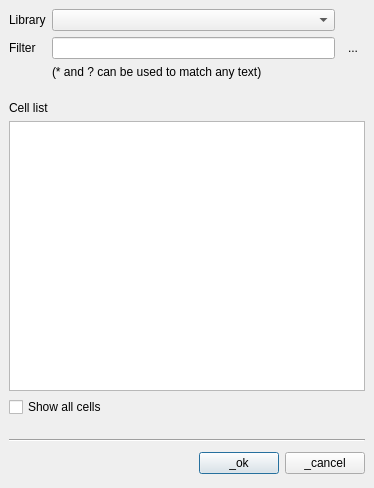
<ui version="4.0" >
 <class>LibraryCellSelectionForm</class>
 <widget class="QDialog" name="LibraryCellSelectionForm" >
  <property name="geometry" >
   <rect>
    <x>0</x>
    <y>0</y>
    <width>374</width>
    <height>488</height>
   </rect>
  </property>
  <property name="windowTitle" >
   <string>Select Cell</string>
  </property>
  <layout class="QVBoxLayout" >
   <property name="margin" >
    <number>9</number>
   </property>
   <property name="spacing" >
    <number>6</number>
   </property>
   <item>
    <widget class="QFrame" name="frame8" >
     <property name="frameShape" >
      <enum>QFrame::NoFrame</enum>
     </property>
     <property name="frameShadow" >
      <enum>QFrame::Raised</enum>
     </property>
     <layout class="QGridLayout" >
      <property name="margin" >
       <number>0</number>
      </property>
      <property name="spacing" >
       <number>6</number>
      </property>
      <item row="4" column="0" colspan="2" >
       <widget class="QTreeView" name="lv_cells" >
        <property name="sizePolicy" >
         <sizepolicy>
          <hsizetype>5</hsizetype>
          <vsizetype>7</vsizetype>
          <horstretch>1</horstretch>
          <verstretch>1</verstretch>
         </sizepolicy>
        </property>
        <property name="selectionMode" >
         <enum>QAbstractItemView::ExtendedSelection</enum>
        </property>
        <property name="uniformRowHeights" >
         <bool>true</bool>
        </property>
       </widget>
      </item>
      <item row="2" column="0" colspan="2" >
       <spacer>
        <property name="orientation" >
         <enum>Qt::Vertical</enum>
        </property>
        <property name="sizeType" >
         <enum>QSizePolicy::Fixed</enum>
        </property>
        <property name="sizeHint" >
         <size>
          <width>200</width>
          <height>16</height>
         </size>
        </property>
       </spacer>
      </item>
      <item row="3" column="0" colspan="2" >
       <widget class="QLabel" name="label_3" >
        <property name="text" >
         <string>Cell list</string>
        </property>
       </widget>
      </item>
      <item rowspan="2" row="0" column="0" colspan="2" >
       <widget class="QFrame" name="frame" >
        <property name="frameShape" >
         <enum>QFrame::NoFrame</enum>
        </property>
        <property name="frameShadow" >
         <enum>QFrame::Raised</enum>
        </property>
        <layout class="QGridLayout" >
         <property name="margin" >
          <number>0</number>
         </property>
         <property name="spacing" >
          <number>6</number>
         </property>
         <item row="1" column="3" >
          <widget class="QToolButton" name="find_next" >
           <property name="toolTip" >
            <string>&lt;html>&lt;head>&lt;meta name="qrichtext" content="1" />&lt;style type="text/css">
p, li { white-space: pre-wrap; }
&lt;/style>&lt;/head>&lt;body style=" font-family:'Sans Serif'; font-size:9pt; font-weight:400; font-style:normal; text-decoration:none;">
&lt;p style=" margin-top:0px; margin-bottom:0px; margin-left:0px; margin-right:0px; -qt-block-indent:0; text-indent:0px;">Find next&lt;/p>&lt;/body>&lt;/html></string>
           </property>
           <property name="text" >
            <string>...</string>
           </property>
           <property name="icon" >
            <iconset resource="layResources.qrc" >:/find.png</iconset>
           </property>
           <property name="autoRaise" >
            <bool>true</bool>
           </property>
          </widget>
         </item>
         <item row="2" column="1" colspan="3" >
          <widget class="QLabel" name="label" >
           <property name="text" >
            <string>(* and ? can be used to match any text)</string>
           </property>
          </widget>
         </item>
         <item row="1" column="0" >
          <widget class="QLabel" name="label_2" >
           <property name="text" >
            <string>Filter</string>
           </property>
          </widget>
         </item>
         <item row="1" column="1" colspan="2" >
          <widget class="QLineEdit" name="le_cell_name" >
           <property name="sizePolicy" >
            <sizepolicy>
             <hsizetype>7</hsizetype>
             <vsizetype>0</vsizetype>
             <horstretch>1</horstretch>
             <verstretch>1</verstretch>
            </sizepolicy>
           </property>
          </widget>
         </item>
         <item row="0" column="0" >
          <widget class="QLabel" name="lib_label" >
           <property name="text" >
            <string>Library</string>
           </property>
          </widget>
         </item>
         <item row="0" column="1" colspan="2" >
          <widget class="lay::LibrarySelectionComboBox" name="lib_cb" />
         </item>
        </layout>
       </widget>
      </item>
     </layout>
    </widget>
   </item>
   <item>
    <widget class="QCheckBox" name="cb_show_all_cells" >
     <property name="text" >
      <string>Show all cells</string>
     </property>
    </widget>
   </item>
   <item>
    <spacer>
     <property name="orientation" >
      <enum>Qt::Vertical</enum>
     </property>
     <property name="sizeType" >
      <enum>QSizePolicy::Fixed</enum>
     </property>
     <property name="sizeHint" >
      <size>
       <width>200</width>
       <height>16</height>
      </size>
     </property>
    </spacer>
   </item>
   <item>
    <widget class="Line" name="line_4" >
     <property name="orientation" >
      <enum>Qt::Horizontal</enum>
     </property>
    </widget>
   </item>
   <item>
    <widget class="QFrame" name="frame5" >
     <property name="frameShape" >
      <enum>QFrame::NoFrame</enum>
     </property>
     <property name="frameShadow" >
      <enum>QFrame::Raised</enum>
     </property>
     <layout class="QHBoxLayout" >
      <property name="margin" >
       <number>0</number>
      </property>
      <property name="spacing" >
       <number>6</number>
      </property>
      <item>
       <spacer>
        <property name="orientation" >
         <enum>Qt::Horizontal</enum>
        </property>
        <property name="sizeType" >
         <enum>QSizePolicy::Expanding</enum>
        </property>
        <property name="sizeHint" >
         <size>
          <width>91</width>
          <height>31</height>
         </size>
        </property>
       </spacer>
      </item>
      <item>
       <widget class="QPushButton" name="ok_button" >
        <property name="text" >
         <string>_ok</string>
        </property>
        <property name="default" >
         <bool>true</bool>
        </property>
       </widget>
      </item>
      <item>
       <widget class="QPushButton" name="cancel_button" >
        <property name="text" >
         <string>_cancel</string>
        </property>
       </widget>
      </item>
     </layout>
    </widget>
   </item>
  </layout>
 </widget>
 <layoutdefault spacing="6" margin="11" />
 <customwidgets>
  <customwidget>
   <class>lay::LibrarySelectionComboBox</class>
   <extends>QComboBox</extends>
   <header>layWidgets.h</header>
  </customwidget>
 </customwidgets>
 <resources>
  <include location="layResources.qrc" />
 </resources>
 <connections/>
</ui>
